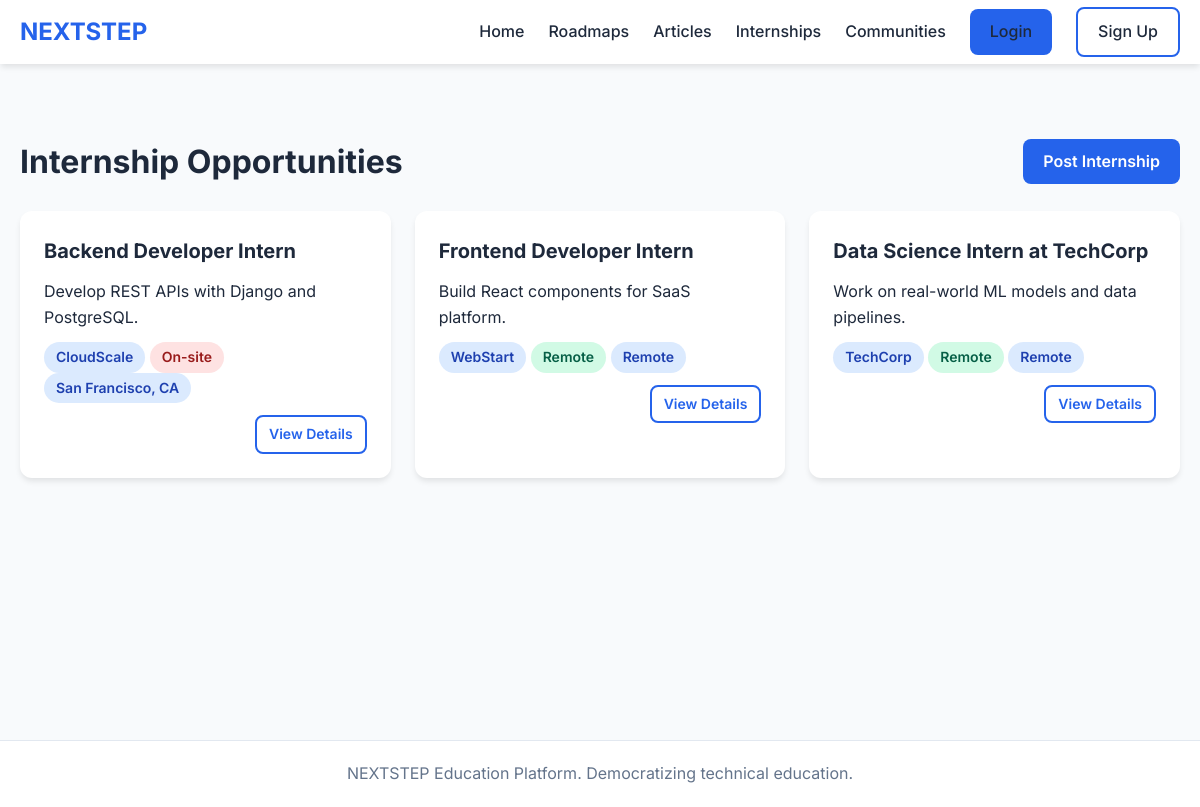
Screenshot of /internships/ with the database file from the repository.
### internships/models.py (models this page shows, shortened)
class Internship(models.Model):
    title = models.CharField(max_length=200)
    company = models.CharField(max_length=200)
    description = models.TextField()
    location = models.CharField(max_length=100, blank=True)
    is_remote = models.BooleanField(default=False)
    posted_by = models.ForeignKey(User, on_delete=models.CASCADE, related_name='posted_internships')
    created_at = models.DateTimeField(auto_now_add=True)
    deadline = models.DateField(null=True, blank=True)
    is_active = models.BooleanField(default=True)
    class Meta:
        ordering = ['-created_at']

### internships/views.py (the view)
# urls.py: path('', views.internship_list, name='internship_list'),
def internship_list(request):
    internships = Internship.objects.filter(is_active=True)
    return render(request, 'internships/list.html', {'internships': internships})

### templates/internships/list.html (shortened to what this page needs)
{% extends 'base.html' %}
{% block content %}
<div class="container" style="margin-top: 32px;">
    <div style="display: flex; justify-content: space-between; align-items: center; margin-bottom: 24px;">
        <h1>Internship Opportunities</h1>
        <a href="{% url 'post_internship' %}" class="btn btn-primary">Post Internship</a>
    </div>
    <div class="grid">
        {% for internship in internships %}
        <div class="card">
            <h3 class="card-title">{{ internship.title }}</h3>
            <p>{{ internship.description|truncatewords:20 }}</p>
            <div style="margin: 12px 0;">
                <span class="tag tag-verified">{{ internship.company }}</span>
                <span class="tag {% if internship.is_remote %}tag-free{% else %}tag-paid{% endif %}">
                    {% if internship.is_remote %}Remote{% else %}On-site{% endif %}
                </span>
                <span class="tag tag-verified">{{ internship.location }}</span>
            </div>
            <div style="display: flex; justify-content: space-between; align-items: center;">
                <a href="{% url 'internship_detail' internship.pk %}" class="btn btn-outline btn-sm">View Details</a>
            </div>
        </div>
        {% empty %}
        <p>No internships available yet.</p>
        {% endfor %}
    </div>
</div>
{% endblock %}

### static/css/style.css (style rules this page uses)
:root { --primary: #2563eb; --primary-dark: #1d4ed8; --secondary: #10b981; --danger: #ef4444; --warning: #f59e0b; --bg: #f8fafc; --card-bg: #ffffff; --text: #1e293b; --text-light: #64748b; --border: #e2e8f0; --shadow: 0 4px 6px -1px rgba(0, 0, 0, 0.1); --radius: 12px; }
* { margin: 0; padding: 0; box-sizing: border-box; }
body { font-family: 'Inter', sans-serif; background-color: var(--bg); color: var(--text); line-height: 1.6; }
.container { max-width: 1200px; margin: 0 auto; padding: 0 20px; }
.btn { display: inline-block; padding: 10px 20px; border-radius: 8px; font-weight: 600; text-decoration: none; cursor: pointer; border: none; transition: all 0.2s; }
.btn-primary { background: var(--primary); color: white; }
.btn-outline { border: 2px solid var(--primary); color: var(--primary); background: transparent; }
.btn-sm { padding: 6px 12px; font-size: 0.875rem; }
.card { background: var(--card-bg); border-radius: var(--radius); box-shadow: var(--shadow); padding: 24px; margin-bottom: 20px; }
.card-title { font-size: 1.25rem; font-weight: 700; margin-bottom: 12px; }
.grid { display: grid; grid-template-columns: repeat(auto-fill, minmax(300px, 1fr)); gap: 24px; margin-top: 24px; }
.tag { display: inline-block; padding: 4px 12px; border-radius: 20px; font-size: 0.875rem; font-weight: 600; }
.tag-free { background: #d1fae5; color: #065f46; }
.tag-paid { background: #fee2e2; color: #991b1b; }
.tag-verified { background: #dbeafe; color: #1e40af; }

### rows the page displays
Internship: title "Backend Developer Intern", description "Develop REST APIs with Django and PostgreSQL.", company "CloudScale", is_remote "On-site", location "San Francisco, CA"
Internship: title "Frontend Developer Intern", description "Build React components for SaaS platform.", company "WebStart", is_remote "Remote", location "Remote"
Internship: title "Data Science Intern at TechCorp", description "Work on real-world ML models and data pipelines.", company "TechCorp", is_remote "Remote", location "Remote"
